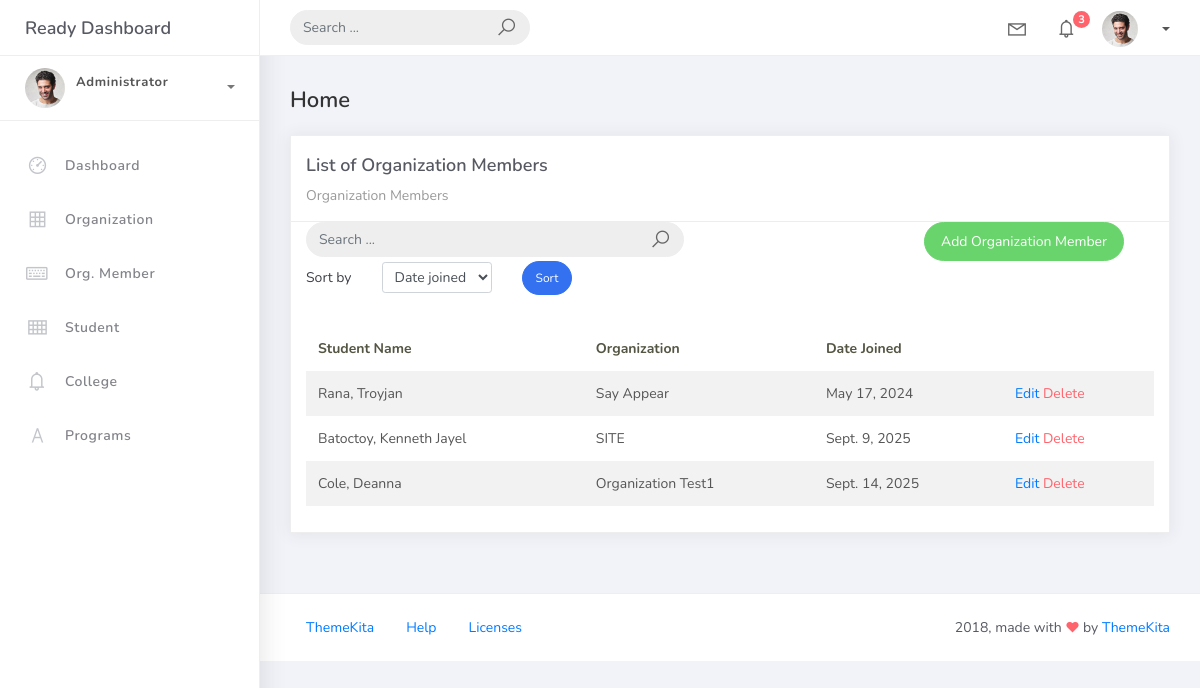
The app's page /orgmember_list, older data.
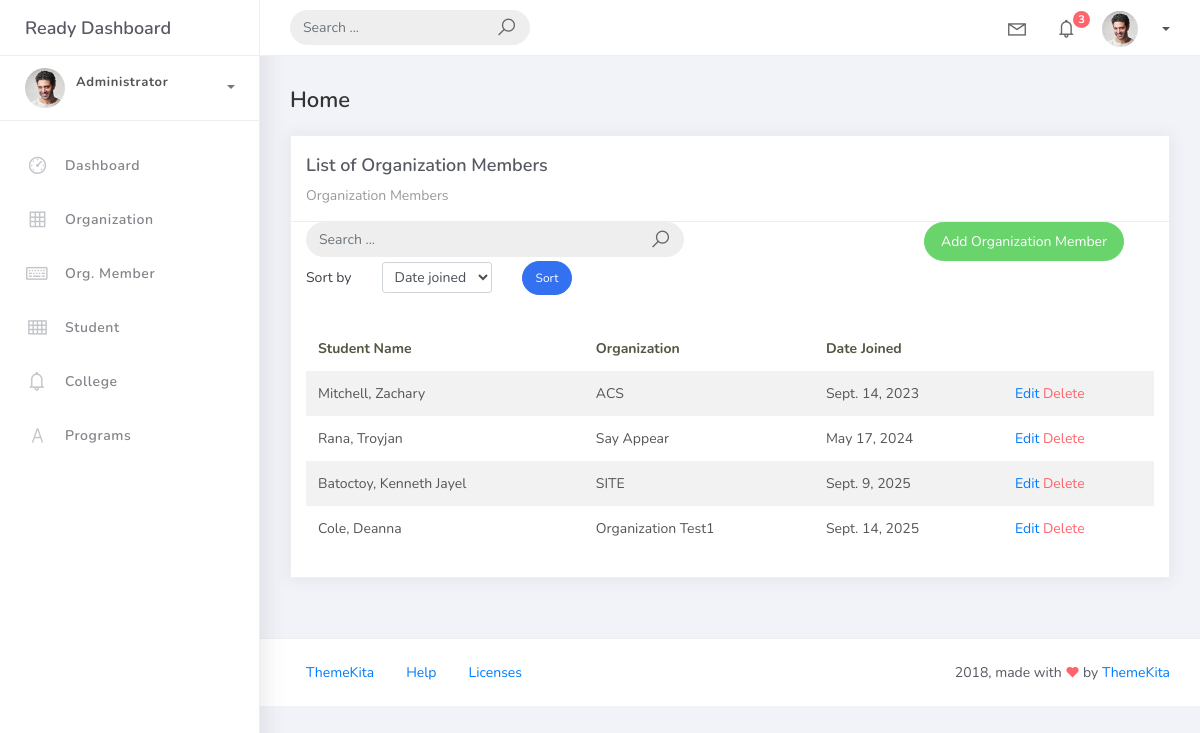
The same page, newer data.
### studentorg/models.py (models this page shows)
class BaseModel(models.Model):
    created_at = models.DateTimeField(auto_now_add=True, db_index=True)
    updated_at = models.DateTimeField(auto_now=True)
    class Meta:
        abstract = True

class OrgMember(BaseModel):
    student = models.ForeignKey(Student, on_delete=models.CASCADE)
    organization = models.ForeignKey(Organization, on_delete=models.CASCADE)
    date_joined = models.DateField()

class Student(BaseModel):
    student_id = models.CharField(max_length=15)
    lastname = models.CharField(max_length=25)
    firstname = models.CharField(max_length=25)
    middlename = models.CharField(max_length=25, blank=True, null=True)
    program = models.ForeignKey(Program, on_delete=models.CASCADE)
    def __str__(self):
        return f"{self.lastname}, {self.firstname}"

class Organization(BaseModel):
    name = models.CharField(max_length=250)
    college = models.ForeignKey(College, null=True, blank=True, on_delete=models.CASCADE)
    description = models.CharField(max_length=500)
    def __str__(self):
        return self.name

### studentorg/views.py (the view)
# urls.py: path('orgmember_list', OrgMemberList.as_view(), name='orgmember-list'),
class OrgMemberList(ListView):
    model = OrgMember
    context_object_name = 'orgmember'
    template_name = 'orgmember_list.html'
    paginate_by = 5
    ordering = ["date_joined", "student__lastname"]
    def get_queryset (self):
        qs = super().get_queryset()
        query = self.request.GET.get('q')
        if query:
            qs = qs.filter(
                Q(student__icontains=query) |
                Q(organization__icontains=query) |
                Q(date_joined__icontains=query)
            )
        return qs
    def get_ordering(self):
        allowed = ["date_joined", "student__lastname"]
        sort_by = self.request.GET.get("sort_by")
        if sort_by in allowed:
            return sort_by
        return "date_joined"

### templates/orgmember_list.html (shortened to what this page needs)
{% extends 'base.html' %}
{% load static %}
{% block content %}
<div class="content">
    <div class="container-fluid">
        <h4 class="page-title">Home</h4>
        <div class="row">
            <div class="col-md-12">
                <div class="card">
                    <div class="card-header">
                        <div class="card-title">List of Organization Members</div>
                        <div class="card-category">Organization Members</div>
                    </div>
<div class="col-md-12 row">
    <div class="col-md-6">
        <form class="navbar-left navbar-form nav-search mr-md-3" action="">
            <div class="input-group">
                <input type="text" placeholder="Search ..." class="form-control" />
                <div class="input-group-append">
                    <span class="input-group-text">
                        <i class="la la-search search-icon"></i>
                    </span>
                </div>
            </div>
        </form>
    </div>
    <div class="col-md-6">
        <div class="pull-right">
            <a href="{% url 'orgmember-add' %}" class="btn btn-success btn-rounded">Add Organization Member</a>
        </div>
    </div>
</div>
<div class="col-md-12">
    <form method="get" class="row g-2 align-items-center">
        <div class="col-auto">
            <label for="smallSelect" class="col-form-labe">Sort by</label>
        </div>
        <div class="col-auto">
            <select class="form-control form-control-sm" id="smallSelect" name="sort_by">
                <option value="date_joined" {% if request.GET.sort_by == "date_joined" %}selected{% endif %}>Date joined</option>
            </select>
        </div>
        <div class="col-auto">
            <button type="submit" class="btn btn-primary btn-sm btn-rounded">Sort</button>
        </div>
    </form>
</div>
                    <div class="card-body">
                        <table class="table table-striped mt-3">
                            <thead>
                                <tr>
                                    <th scope="col">Student Name</th>
                                    <th scope="col">Organization</th>
                                    <th scope="col">Date Joined</th>
                                </tr>
                            </thead>
                            <tbody>
                                {% for object in object_list %}
                                <tr>
                                    <td>{{ object.student }}</td>
                                    <td>{{ object.organization }}</td>
                                    <td>{{ object.date_joined }}</td>
                                     <td>
                                        <a href="orgmember_list/{{object.id}}">Edit</a>
                                        <a href="orgmember_list/{{object.id}}/delete" class="text-danger">Delete</a>
                                    </td>
                                {% endfor %}
                            </tbody>
                        </table>
                    </div>
                </div>
            </div>
        </div>
    </div>
</div>
{% endblock %}

### templates/base.html (shortened to what this page needs)
{% load static %}
<!DOCTYPE html>
<html>
<head>
	<link rel="stylesheet" href= "{% static 'css/bootstrap.min.css' %}">
	<link rel="stylesheet" href="{% static 'css/ready.css' %}">
	<link rel="stylesheet" href="{% static 'css/demo.css' %}">
</head>
<body>
	<div class="wrapper">
		<div class="main-header">
			<div class="logo-header">
				<a href="index.html" class="logo">
					Ready Dashboard
				</a>
			</div>
			<nav class="navbar navbar-header navbar-expand-lg">
				<div class="container-fluid">
					<form class="navbar-left navbar-form nav-search mr-md-3" action="">
						<div class="input-group">
							<input type="text" placeholder="Search ..." class="form-control">
							<div class="input-group-append">
								<span class="input-group-text">
									<i class="la la-search search-icon"></i>
								</span>
							</div>
						</div>
					</form>
					<ul class="navbar-nav topbar-nav ml-md-auto align-items-center">
						<li class="nav-item dropdown hidden-caret">
							<a class="nav-link dropdown-toggle" href="#" id="navbarDropdown" role="button" data-toggle="dropdown" aria-haspopup="true" aria-expanded="false">
								<i class="la la-envelope"></i>
							</a>
						</li>
						<li class="nav-item dropdown hidden-caret">
							<a class="nav-link dropdown-toggle" href="#" id="navbarDropdown" role="button" data-toggle="dropdown" aria-haspopup="true" aria-expanded="false">
								<i class="la la-bell"></i>
								<span class="notification">3</span>
							</a>
						</li>
						<li class="nav-item dropdown">
							<a class="dropdown-toggle profile-pic" data-toggle="dropdown" href="#" aria-expanded="false"> <img src="{% static 'img/profile.jpg' %}" alt="user-img" width="36" class="img-circle"><span>{{ request.user.username }}</span></span> </a>
							</li>
						</ul>
					</div>
				</nav>
			</div>
			<div class="sidebar">
				<div class="scrollbar-inner sidebar-wrapper">
					<div class="user">
						<div class="photo">
							<img src="{% static 'img/profile.jpg' %}">
						</div>
						<div class="info">
							<a class="" data-toggle="collapse" href="#collapseExample" aria-expanded="true">
								<span>
									<span class="user-level">Administrator</span>
									<span class="caret"></span>
								</span>
							</a>
							<div class="clearfix"></div>
						</div>
					</div>
					<ul class="nav">
						<li class="nav-item">
							<a href="index.html">
								<i class="la la-dashboard"></i>
								<p>Dashboard</p>
							</a>
						</li>
						<li class="nav-item">
							<a href="{%url 'organization-list' %}">
								<i class="la la-table"></i>
								<p>Organization</p>
							</a>
						</li>
						<li class="nav-item">
							<a href="{%url 'orgmember-list' %}">
								<i class="la la-keyboard-o"></i>
								<p>Org. Member</p>
							</a>
						</li>
						<li class="nav-item">
							<a href="{%url 'student-list' %}">
								<i class="la la-th"></i>
								<p>Student</p>
							</a>
						</li>
						<li class="nav-item">
							<a href="{%url 'college-list' %}">
								<i class="la la-bell"></i>
								<p>College</p>
							</a>
						</li>
						<li class="nav-item">
							<a href="{%url 'program-list' %}">
								<i class="la la-font"></i>
								<p>Programs</p>
							</a>
						</li>
					</ul>
				</div>
			</div>
			<div class="main-panel">
				{% block content %}
                {% endblock %}
				<footer class="footer">
					<div class="container-fluid">
						<nav class="pull-left">
							<ul class="nav">
								<li class="nav-item">
									<a class="nav-link" href="http://www.themekita.com">
										ThemeKita
									</a>
								</li>
								<li class="nav-item">
									<a class="nav-link" href="#">
										Help
									</a>
								</li>
								<li class="nav-item">
									<a class="nav-link" href="https://themewagon.com/license/#free-item">
										Licenses
									</a>
								</li>
							</ul>
						</nav>
						<div class="copyright ml-auto">
							2018, made with <i class="la la-heart heart text-danger"></i> by <a href="http://www.themekita.com">ThemeKita</a>
						</div>
					</div>
				</footer>
			</div>
		</div>
</body>
</html>

Row changes from the older to the newer data that the page shows:
added OrgMember: student "Mitchell, Zachary", organization "ACS", date_joined "Sept. 14, 2023"
